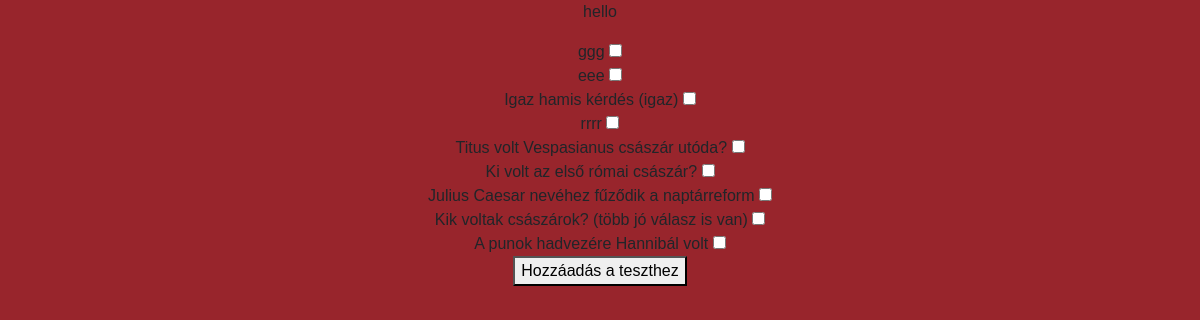
The page /test/24/select-questions/ on the database its author committed.
### roman_map/models.py (models this page shows, shortened)
class Question(models.Model):
    id = models.BigAutoField(primary_key=True)
    QUESTION_TYPES = [
        ('mc', 'Több válasz'),
        ('tf', 'Igaz/Hamis')
    ]
    def validate_positiv_number(value):
        if value < 0:
            raise ValidationError(
                ('%(value)s kisebb min 0.'),
                params={'value': value},
            )
    quiz = models.ForeignKey(Quiz, on_delete=models.SET_NULL, related_name='questions', null=True, blank=True)
    text = models.CharField(max_length=255, blank=False)
    question_type = models.CharField(max_length=2, choices=QUESTION_TYPES)
    points = models.PositiveIntegerField(default=0, validators=[validate_positiv_number])

### roman_map/views.py (the view, shortened to what this page needs)
# urls.py: path('test/<int:quiz_id>/select-questions/', view=views.kerdes_kivalasztasa, name="kerdes_kivalasztasa"),
def kerdes_kivalasztasa(request, quiz_id):
    try:
        questions = Question.objects.filter(~Q(quiz = quiz_id))
        return render(request, 'quiz/select_questions.html', {"questions":questions})
    except Question.DoesNotExist as e:
        db_logger.error("Hiba: A kérdés nem található"+str(e))
        messages.error(request, "Hiba: A kérdés nem található!")
        return redirect("teszt_reszletei", quiz_id=quiz.id)
    except Quiz.DoesNotExist as e:
        db_logger.error("Hiba: a teszt nem található"+str(e))
        messages.error(request, "Hiba. A teszt nem található!")
        return redirect("teszt_reszletei", quiz_id=quiz.id)
    except Exception as e:
        db_logger.error("Hiba: "+str(e))
        messages.error(request, "Hiba a kérdések hozzáadása során!")
        return redirect("teszt_reszletei", quiz_id=quiz.id)

### roman_map/templates/quiz/select_questions.html (shortened to what this page needs)
{% extends "quiz/test.html" %}
{% block content %}
<p>hello</p>
<form action="" method="post">
    {% for question in questions %}
            <label for="{{question.id}}">{{question.text}}</label>
            <input type="checkbox" id="{{question.id}}" name="questions" value="{{question.id}}"><br>
    {% endfor %}
    <button type="submit">Hozzáadás a teszthez</button>
</form>
{% endblock content %}

### roman_map/static/styles/tests.css (style rules this page uses)
.tests-background { font-family: Arial, sans-serif; text-align: center; background-color: #98252c; }

### rows shown on the page
Question: text "ggg"
Question: text "eee"
Question: text "Igaz hamis kérdés (igaz)"
Question: text "rrrr"
Question: text "Titus volt Vespasianus császár utóda?"
Question: text "Ki volt az első római császár?"
Question: text "Julius Caesar nevéhez fűződik a naptárreform"
Question: text "Kik voltak császárok? (több jó válasz is van)"
Question: text "A punok hadvezére Hannibál volt"
